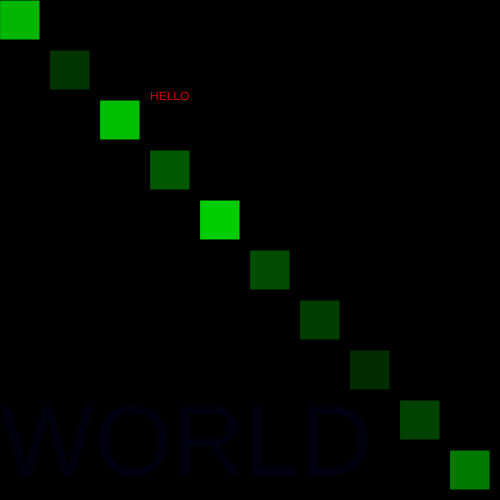
Frame 1 (no input)
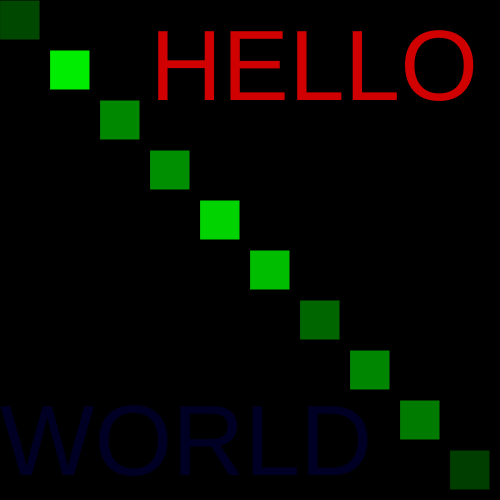
Frame 60 (no input)
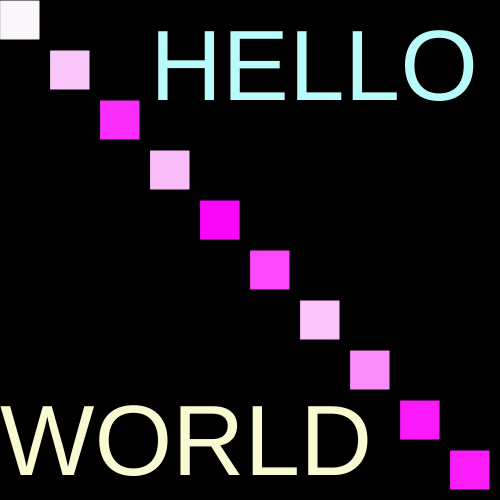
Frame 120 (the mouse pressed at the canvas centre since frame 60)

The p5.js sketch that drew these frames (run headless with seeded random() and noise() and a simulated clock; from frame 60 on, the mouse is pressed at the canvas centre):

// p5.js sketch
// ── sketch.js
/*
Created
Driver: Mohammed Younus
Typer: Raiyan Rahman
*/

function setup() {                                    //setup function
  createCanvas(500, 500);                             //createCanvas
}                                                     //setup function

function draw() {//draw function
  background(0);  //background color
  
  for(var i = 0; i <= width; i +=50) { //for loop
      fill(mouseX, random(255), mouseY); //fills in the color
      rect(i, i, 40, 40);               //creates square
  }//for loop
  
  fill(random(255), mouseX, mouseY);  //fills in color for Hello
  text("HELLO", (150), (100));        //text to write Hello
  textSize(100);                      //size of Text
  fill(mouseX, mouseY, random(255));  //fills in color for World
  text("WORLD", 0, 475);              //creates text World
}//draw
